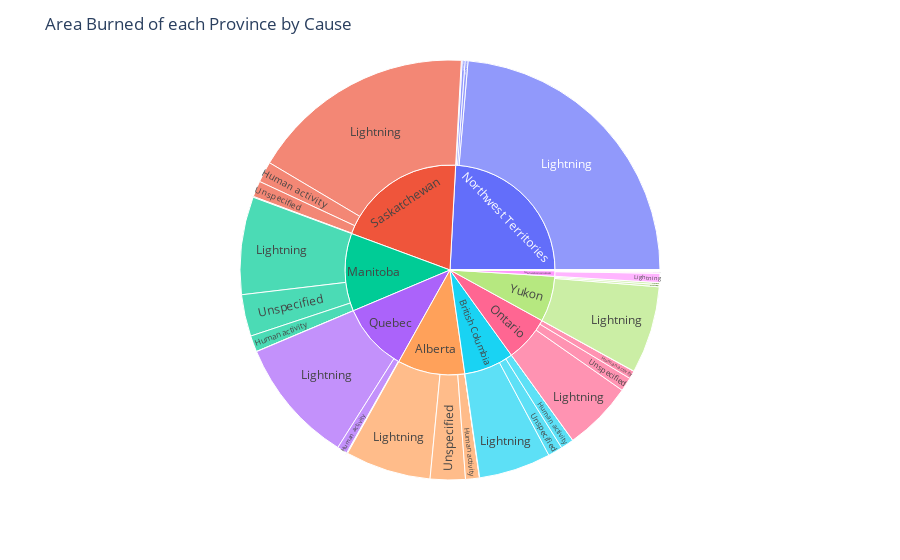
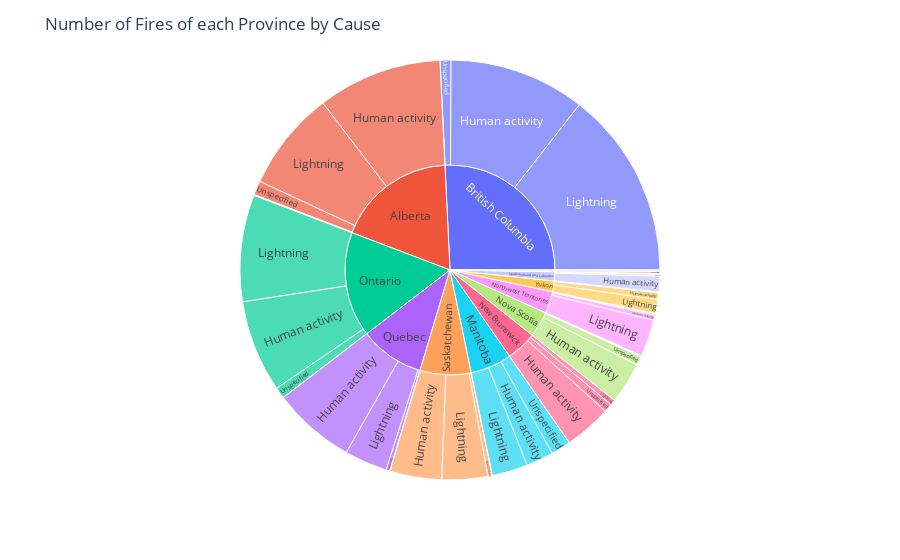

Notebook code for these charts, in order:
### Markdown cell above
Next, let's visualize which causes are most frequent in particular provinces and identify any reasons why this could be.

### Code cell
areabygroup['Sum']= areabygroup.iloc[:,4:35].sum(axis=1)
numfiresbygroup['Sum']= numfiresbygroup.iloc[:,4:35].sum(axis=1)
# Calculate the sum of area burned and number of fires by cause
province_area = px.sunburst(areabygroup, path=['Jurisdiction', 'Cause'], values='Sum')
province_area.update_layout(title='Area Burned of each Province by Cause').show()
province_num = px.sunburst(numfiresbygroup, path=['Jurisdiction', 'Cause'], values='Sum')
province_num.update_layout(title='Number of Fires of each Province by Cause').show()

### Figure 1 — Plotly figure (JSON) as saved in the notebook; plotly's stock layout.template omitted (floating-point values rounded to 4 significant figures)
{"data": [{"branchvalues": "total", "domain": {"x": [0, 1], "y": [0, 1]}, "hovertemplate": "labels=%{label}<br>Sum=%{value}<br>parent=%{parent}<br>id=%{id}<extra></extra>", "ids": ["Alberta/Human activity", "British Columbia/Human activity", "Manitoba/Human activity", "New Brunswick/Human activity", "Newfoundland and Labrador/Human activity", "Northwest Territories/Human activity", "Nova Scotia/Human activity", "Ontario/Human activity", "Prince Edward Island/Human activity", "Quebec/Human activity", "Saskatchewan/Human activity", "Yukon/Human activity", "Alberta/Lightning", "British Columbia/Lightning", "Manitoba/Lightning", "New Brunswick/Lightning", "Newfoundland and Labrador/Lightning", "Northwest Territories/Lightning", "Nova Scotia/Lightning", "Ontario/Lightning", "Prince Edward Island/Lightning", "Quebec/Lightning", "Saskatchewan/Lightning", "Yukon/Lightning", "Alberta/Prescribed burn", "British Columbia/Prescribed burn", "Manitoba/Prescribed burn", "Newfoundland and Labrador/Prescribed burn", "Northwest Territories/Prescribed burn", "Nova Scotia/Prescribed burn", "Ontario/Prescribed burn", "Quebec/Prescribed burn", "Saskatchewan/Prescribed burn", "Alberta/Reburn", "Alberta/Unspecified", "British Columbia/Unspecified", "Manitoba/Unspecified", "New Brunswick/Unspecified", "Newfoundland and Labrador/Unspecified", "Northwest Territories/Unspecified", "Nova Scotia/Unspecified", "Ontario/Unspecified", "Parks Canada/Unspecified", "Prince Edward Island/Unspecified", "Quebec/Unspecified", "Saskatchewan/Unspecified", "Yukon/Unspecified", "Alberta", "British Columbia", "Manitoba", "New Brunswick", "Newfoundland and Labrador", "Northwest Territories", "Nova Scotia", "Ontario", "Parks Canada", "Prince Edward Island", "Quebec", "Saskatchewan", "Yukon"], "labels": ["Human activity", "Human activity", "Human activity", "Human activity", "Human activity", "Human activity", "Human activity", "Human activity", "Human activity", "Human activity", "Human activity", "Human activity", "Lightning", "Lightning", "Lightning", "Lightning", "Lightning", "Lightning", "Lightning", "Lightning", "Lightning", "Lightning", "Lightning", "Lightning", "Prescribed burn", "Prescribed burn", "Prescribed burn", "Prescribed burn", "Prescribed burn", "Prescribed burn", "Prescribed burn", "Prescribed burn", "Prescribed burn", "Reburn", "Unspecified", "Unspecified", "Unspecified", "Unspecified", "Unspecified", "Unspecified", "Unspecified", "Unspecified", "Unspecified", "Unspecified", "Unspecified", "Unspecified", "Unspecified", "Alberta", "British Columbia", "Manitoba", "New Brunswick", "Newfoundland and Labrador", "Northwest Territories", "Nova Scotia", "Ontario", "Parks Canada", "Prince Edward Island", "Quebec", "Saskatchewan", "Yukon"], "name": "", "parents": ["Alberta", "British Columbia", "Manitoba", "New Brunswick", "Newfoundland and Labrador", "Northwest Territories", "Nova Scotia", "Ontario", "Prince Edward Island", "Quebec", "Saskatchewan", "Yukon", "Alberta", "British Columbia", "Manitoba", "New Brunswick", "Newfoundland and Labrador", "Northwest Territories", "Nova Scotia", "Ontario", "Prince Edward Island", "Quebec", "Saskatchewan", "Yukon", "Alberta", "British Columbia", "Manitoba", "Newfoundland and Labrador", "Northwest Territories", "Nova Scotia", "Ontario", "Quebec", "Saskatchewan", "Alberta", "Alberta", "British Columbia", "Manitoba", "New Brunswick", "Newfoundland and Labrador", "Northwest Territories", "Nova Scotia", "Ontario", "Parks Canada", "Prince Edward Island", "Quebec", "Saskatchewan", "Yukon", "", "", "", "", "", "", "", "", "", "", "", "", ""], "type": "sunburst", "values": [826789, 787918, 971437, 20160, 67843, 173598, 19219, 477998, 783, 617001, 1251736, 131372, 5137901, 4316409, 5857735, 2310, 550868, 18405471, 137, 4170140, 0, 7534064, 13497439, 5237944, 16309, 2891, 10391, 264, 52455, 81, 10137, 1911, 46477, 228, 2101555, 875720, 2501672, 2247, 37046, 171916, 2547, 834764, 42538, 272, 49749, 957569, 119051, 8082782, 5982938, 9341235, 24717, 656021, 18803440, 21984, 5493039, 42538, 1055, 8202725, 15753221, 5488367]}], "layout": {"legend": {"tracegroupgap": 0}, "margin": {"t": 60}, "title": {"text": "Area Burned of each Province by Cause"}}}

### Figure 2 — Plotly figure (JSON) as saved in the notebook; plotly's stock layout.template omitted (floating-point values rounded to 4 significant figures)
{"data": [{"branchvalues": "total", "domain": {"x": [0, 1], "y": [0, 1]}, "hovertemplate": "labels=%{label}<br>Sum=%{value}<br>parent=%{parent}<br>id=%{id}<extra></extra>", "ids": ["Alberta/Human activity", "British Columbia/Human activity", "Manitoba/Human activity", "New Brunswick/Human activity", "Newfoundland and Labrador/Human activity", "Northwest Territories/Human activity", "Nova Scotia/Human activity", "Ontario/Human activity", "Prince Edward Island/Human activity", "Quebec/Human activity", "Saskatchewan/Human activity", "Yukon/Human activity", "Alberta/Lightning", "British Columbia/Lightning", "Manitoba/Lightning", "New Brunswick/Lightning", "Newfoundland and Labrador/Lightning", "Northwest Territories/Lightning", "Nova Scotia/Lightning", "Ontario/Lightning", "Prince Edward Island/Lightning", "Quebec/Lightning", "Saskatchewan/Lightning", "Yukon/Lightning", "Alberta/Prescribed burn", "British Columbia/Prescribed burn", "Manitoba/Prescribed burn", "Newfoundland and Labrador/Prescribed burn", "Northwest Territories/Prescribed burn", "Nova Scotia/Prescribed burn", "Ontario/Prescribed burn", "Quebec/Prescribed burn", "Saskatchewan/Prescribed burn", "Alberta/Reburn", "Alberta/Unspecified", "British Columbia/Unspecified", "Manitoba/Unspecified", "New Brunswick/Unspecified", "Newfoundland and Labrador/Unspecified", "Northwest Territories/Unspecified", "Nova Scotia/Unspecified", "Ontario/Unspecified", "Parks Canada/Unspecified", "Prince Edward Island/Unspecified", "Quebec/Unspecified", "Saskatchewan/Unspecified", "Yukon/Unspecified", "Alberta", "British Columbia", "Manitoba", "New Brunswick", "Newfoundland and Labrador", "Northwest Territories", "Nova Scotia", "Ontario", "Parks Canada", "Prince Edward Island", "Quebec", "Saskatchewan", "Yukon"], "labels": ["Human activity", "Human activity", "Human activity", "Human activity", "Human activity", "Human activity", "Human activity", "Human activity", "Human activity", "Human activity", "Human activity", "Human activity", "Lightning", "Lightning", "Lightning", "Lightning", "Lightning", "Lightning", "Lightning", "Lightning", "Lightning", "Lightning", "Lightning", "Lightning", "Prescribed burn", "Prescribed burn", "Prescribed burn", "Prescribed burn", "Prescribed burn", "Prescribed burn", "Prescribed burn", "Prescribed burn", "Prescribed burn", "Reburn", "Unspecified", "Unspecified", "Unspecified", "Unspecified", "Unspecified", "Unspecified", "Unspecified", "Unspecified", "Unspecified", "Unspecified", "Unspecified", "Unspecified", "Unspecified", "Alberta", "British Columbia", "Manitoba", "New Brunswick", "Newfoundland and Labrador", "Northwest Territories", "Nova Scotia", "Ontario", "Parks Canada", "Prince Edward Island", "Quebec", "Saskatchewan", "Yukon"], "name": "", "parents": ["Alberta", "British Columbia", "Manitoba", "New Brunswick", "Newfoundland and Labrador", "Northwest Territories", "Nova Scotia", "Ontario", "Prince Edward Island", "Quebec", "Saskatchewan", "Yukon", "Alberta", "British Columbia", "Manitoba", "New Brunswick", "Newfoundland and Labrador", "Northwest Territories", "Nova Scotia", "Ontario", "Prince Edward Island", "Quebec", "Saskatchewan", "Yukon", "Alberta", "British Columbia", "Manitoba", "Newfoundland and Labrador", "Northwest Territories", "Nova Scotia", "Ontario", "Quebec", "Saskatchewan", "Alberta", "Alberta", "British Columbia", "Manitoba", "New Brunswick", "Newfoundland and Labrador", "Northwest Territories", "Nova Scotia", "Ontario", "Parks Canada", "Prince Edward Island", "Quebec", "Saskatchewan", "Yukon", "", "", "", "", "", "", "", "", "", "", "", "", ""], "type": "sunburst", "values": [20937, 22926, 4604, 7919, 2633, 847, 6959, 15517, 377, 13917, 8719, 1157, 16827, 31520, 6001, 925, 307, 6214, 199, 17934, 1, 7210, 7711, 2350, 86, 18, 20, 6, 41, 10, 42, 31, 51, 74, 2367, 1809, 3319, 1439, 121, 240, 1499, 1863, 73, 134, 626, 697, 115, 40291, 56273, 13944, 10283, 3067, 7342, 8667, 35356, 73, 512, 21784, 17178, 3622]}], "layout": {"legend": {"tracegroupgap": 0}, "margin": {"t": 60}, "title": {"text": "Number of Fires of each Province by Cause"}}}
